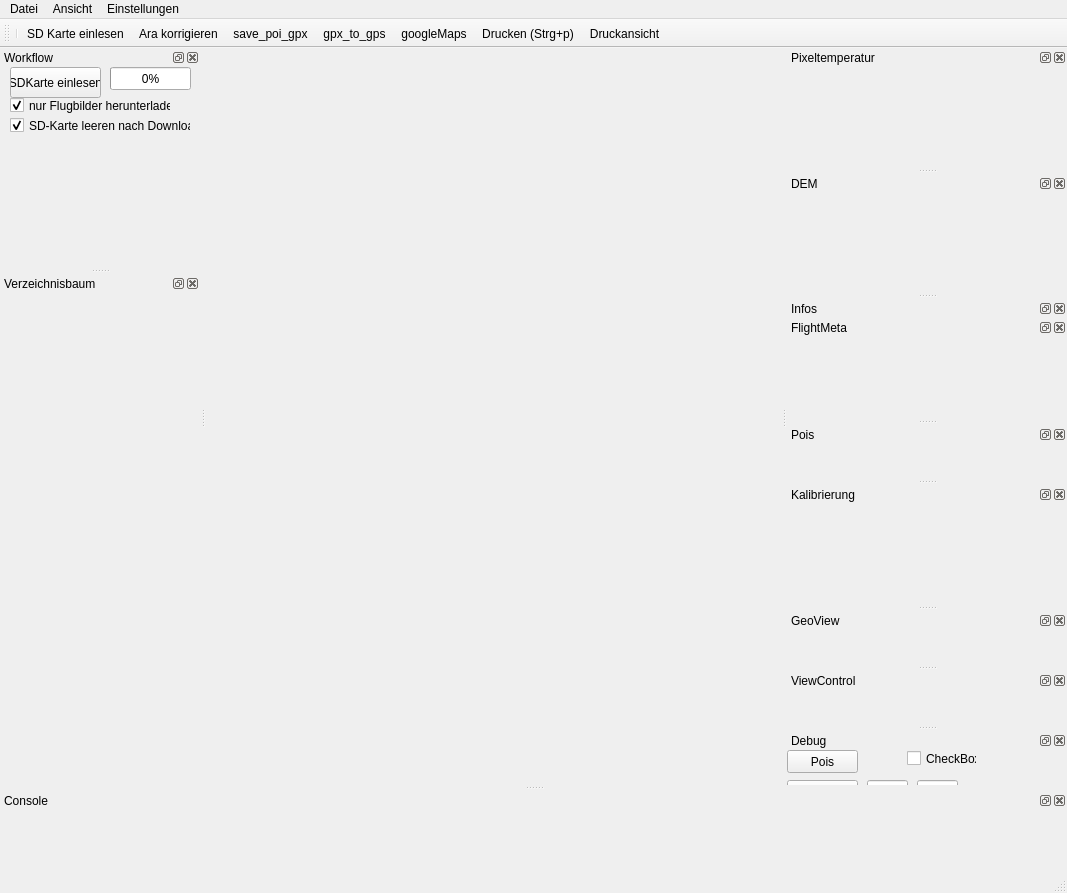
<?xml version="1.0" encoding="UTF-8"?>
<ui version="4.0">
 <class>MainWindow</class>
 <widget class="QMainWindow" name="MainWindow">
  <property name="geometry">
   <rect>
    <x>0</x>
    <y>0</y>
    <width>1067</width>
    <height>893</height>
   </rect>
  </property>
  <property name="minimumSize">
   <size>
    <width>640</width>
    <height>512</height>
   </size>
  </property>
  <property name="windowTitle">
   <string>MainWindow</string>
  </property>
  <property name="windowIcon">
   <iconset>
    <normaloff>../../../../.designer/backup/icons/poitagger.png</normaloff>../../../../.designer/backup/icons/poitagger.png</iconset>
  </property>
  <widget class="QWidget" name="centralwidget"/>
  <widget class="QMenuBar" name="menubar">
   <property name="geometry">
    <rect>
     <x>0</x>
     <y>0</y>
     <width>1067</width>
     <height>26</height>
    </rect>
   </property>
   <widget class="QMenu" name="menuFile">
    <property name="title">
     <string>Datei</string>
    </property>
    <addaction name="actionJpg_export"/>
    <addaction name="actionPng_export"/>
    <addaction name="actionConvert_folder_to_jpg"/>
    <addaction name="actionCreate_subimages"/>
    <addaction name="actionDrucken"/>
    <addaction name="actionDruckansicht"/>
   </widget>
   <widget class="QMenu" name="menuAnsicht">
    <property name="title">
     <string>Ansicht</string>
    </property>
   </widget>
   <widget class="QMenu" name="menuEinstellungen">
    <property name="title">
     <string>Einstellungen</string>
    </property>
    <addaction name="actionEinstellungen"/>
    <addaction name="actionSettingsfile"/>
   </widget>
   <addaction name="menuFile"/>
   <addaction name="menuAnsicht"/>
   <addaction name="menuEinstellungen"/>
  </widget>
  <widget class="QStatusBar" name="statusbar"/>
  <widget class="QDockWidget" name="PixeltempDockWidget">
   <property name="minimumSize">
    <size>
     <width>280</width>
     <height>42</height>
    </size>
   </property>
   <property name="windowTitle">
    <string>Pixeltemperatur</string>
   </property>
   <attribute name="dockWidgetArea">
    <number>2</number>
   </attribute>
   <widget class="QWidget" name="dockWidgetContents_9"/>
  </widget>
  <widget class="QDockWidget" name="DEMDockWidget">
   <property name="minimumSize">
    <size>
     <width>91</width>
     <height>42</height>
    </size>
   </property>
   <property name="floating">
    <bool>false</bool>
   </property>
   <property name="allowedAreas">
    <set>Qt::RightDockWidgetArea</set>
   </property>
   <property name="windowTitle">
    <string>DEM</string>
   </property>
   <attribute name="dockWidgetArea">
    <number>2</number>
   </attribute>
   <widget class="QWidget" name="dockWidgetContents_4"/>
  </widget>
  <widget class="QDockWidget" name="WorkflowDockWidget">
   <property name="minimumSize">
    <size>
     <width>140</width>
     <height>180</height>
    </size>
   </property>
   <property name="maximumSize">
    <size>
     <width>524287</width>
     <height>220</height>
    </size>
   </property>
   <property name="windowTitle">
    <string>Workflow</string>
   </property>
   <attribute name="dockWidgetArea">
    <number>1</number>
   </attribute>
   <widget class="QWidget" name="dockWidgetContents_10">
    <widget class="QPushButton" name="sdcard">
     <property name="geometry">
      <rect>
       <x>10</x>
       <y>0</y>
       <width>91</width>
       <height>31</height>
      </rect>
     </property>
     <property name="text">
      <string>SDKarte einlesen</string>
     </property>
    </widget>
    <widget class="QProgressBar" name="AraLoaderProgressBar">
     <property name="geometry">
      <rect>
       <x>110</x>
       <y>0</y>
       <width>81</width>
       <height>23</height>
      </rect>
     </property>
     <property name="value">
      <number>0</number>
     </property>
    </widget>
    <widget class="QWidget" name="verticalLayoutWidget_2">
     <property name="geometry">
      <rect>
       <x>0</x>
       <y>70</y>
       <width>251</width>
       <height>81</height>
      </rect>
     </property>
     <layout class="QVBoxLayout" name="buttonsVL"/>
    </widget>
    <widget class="QWidget" name="verticalLayoutWidget_3">
     <property name="geometry">
      <rect>
       <x>0</x>
       <y>140</y>
       <width>251</width>
       <height>51</height>
      </rect>
     </property>
     <layout class="QVBoxLayout" name="rootPathVL"/>
    </widget>
    <widget class="QCheckBox" name="SDCard_leeren">
     <property name="geometry">
      <rect>
       <x>10</x>
       <y>50</y>
       <width>181</width>
       <height>17</height>
      </rect>
     </property>
     <property name="text">
      <string>SD-Karte leeren nach Download</string>
     </property>
     <property name="checked">
      <bool>true</bool>
     </property>
    </widget>
    <widget class="QCheckBox" name="nurFlugBilder">
     <property name="geometry">
      <rect>
       <x>10</x>
       <y>30</y>
       <width>161</width>
       <height>17</height>
      </rect>
     </property>
     <property name="text">
      <string>nur Flugbilder herunterladen</string>
     </property>
     <property name="checked">
      <bool>true</bool>
     </property>
    </widget>
   </widget>
  </widget>
  <widget class="QDockWidget" name="VerzeichnisDockWidget">
   <property name="minimumSize">
    <size>
     <width>200</width>
     <height>100</height>
    </size>
   </property>
   <property name="baseSize">
    <size>
     <width>0</width>
     <height>400</height>
    </size>
   </property>
   <property name="windowTitle">
    <string>Verzeichnisbaum</string>
   </property>
   <attribute name="dockWidgetArea">
    <number>1</number>
   </attribute>
   <widget class="QWidget" name="dockWidgetContents_7"/>
  </widget>
  <widget class="QDockWidget" name="ConsoleDockWidget">
   <property name="minimumSize">
    <size>
     <width>91</width>
     <height>80</height>
    </size>
   </property>
   <property name="windowTitle">
    <string>Console</string>
   </property>
   <attribute name="dockWidgetArea">
    <number>8</number>
   </attribute>
   <widget class="QWidget" name="dockWidgetContents_8"/>
  </widget>
  <widget class="QDockWidget" name="InfoDockWidget">
   <property name="sizePolicy">
    <sizepolicy hsizetype="Preferred" vsizetype="Preferred">
     <horstretch>0</horstretch>
     <verstretch>1</verstretch>
    </sizepolicy>
   </property>
   <property name="minimumSize">
    <size>
     <width>100</width>
     <height>42</height>
    </size>
   </property>
   <property name="baseSize">
    <size>
     <width>260</width>
     <height>300</height>
    </size>
   </property>
   <property name="windowTitle">
    <string>Infos</string>
   </property>
   <attribute name="dockWidgetArea">
    <number>2</number>
   </attribute>
   <widget class="QWidget" name="dockWidgetContents_17">
    <widget class="QDockWidget" name="FMInfoDockWidget">
     <property name="geometry">
      <rect>
       <x>0</x>
       <y>0</y>
       <width>280</width>
       <height>84</height>
      </rect>
     </property>
     <property name="sizePolicy">
      <sizepolicy hsizetype="Preferred" vsizetype="Preferred">
       <horstretch>0</horstretch>
       <verstretch>1</verstretch>
      </sizepolicy>
     </property>
     <property name="minimumSize">
      <size>
       <width>100</width>
       <height>42</height>
      </size>
     </property>
     <property name="baseSize">
      <size>
       <width>260</width>
       <height>300</height>
      </size>
     </property>
     <property name="windowTitle">
      <string>FlightMeta</string>
     </property>
     <widget class="QWidget" name="dockWidgetContents_18"/>
    </widget>
   </widget>
  </widget>
  <widget class="QDockWidget" name="PoisDockWidget">
   <property name="windowTitle">
    <string>Pois</string>
   </property>
   <attribute name="dockWidgetArea">
    <number>2</number>
   </attribute>
   <widget class="QWidget" name="dockWidgetContents_11"/>
  </widget>
  <widget class="QDockWidget" name="CalibDockWidget">
   <property name="minimumSize">
    <size>
     <width>250</width>
     <height>42</height>
    </size>
   </property>
   <property name="windowTitle">
    <string>Kalibrierung</string>
   </property>
   <attribute name="dockWidgetArea">
    <number>2</number>
   </attribute>
   <widget class="QWidget" name="dockWidgetContents_12"/>
  </widget>
  <widget class="QToolBar" name="toolBar">
   <property name="windowTitle">
    <string>toolBar</string>
   </property>
   <attribute name="toolBarArea">
    <enum>TopToolBarArea</enum>
   </attribute>
   <attribute name="toolBarBreak">
    <bool>false</bool>
   </attribute>
   <addaction name="separator"/>
   <addaction name="actionSD_Karte_einlesen"/>
   <addaction name="actionAra_korrigieren"/>
   <addaction name="actionSave_poi_gpx"/>
   <addaction name="actionGpx_to_gps"/>
   <addaction name="actionGoogleMaps"/>
   <addaction name="actionDrucken"/>
   <addaction name="actionDruckansicht"/>
  </widget>
  <widget class="QDockWidget" name="GeoViewDockWidget">
   <property name="windowTitle">
    <string>GeoView</string>
   </property>
   <attribute name="dockWidgetArea">
    <number>2</number>
   </attribute>
   <widget class="QWidget" name="dockWidgetContents_3"/>
  </widget>
  <widget class="QDockWidget" name="ViewControlDockWidget">
   <property name="sizePolicy">
    <sizepolicy hsizetype="Preferred" vsizetype="Preferred">
     <horstretch>0</horstretch>
     <verstretch>3</verstretch>
    </sizepolicy>
   </property>
   <property name="windowTitle">
    <string>ViewControl</string>
   </property>
   <attribute name="dockWidgetArea">
    <number>2</number>
   </attribute>
   <widget class="QWidget" name="dockWidgetContents">
    <widget class="QWidget" name="verticalLayoutWidget">
     <property name="geometry">
      <rect>
       <x>0</x>
       <y>0</y>
       <width>181</width>
       <height>371</height>
      </rect>
     </property>
     <layout class="QVBoxLayout" name="leftVL"/>
    </widget>
    <widget class="QWidget" name="verticalLayoutWidget_4">
     <property name="geometry">
      <rect>
       <x>180</x>
       <y>0</y>
       <width>171</width>
       <height>341</height>
      </rect>
     </property>
     <layout class="QVBoxLayout" name="rightVL"/>
    </widget>
   </widget>
  </widget>
  <widget class="QDockWidget" name="DebugDockWidget">
   <property name="windowTitle">
    <string>Debug</string>
   </property>
   <attribute name="dockWidgetArea">
    <number>2</number>
   </attribute>
   <widget class="QWidget" name="dockWidgetContents_2">
    <widget class="QWidget" name="verticalLayoutWidget_5">
     <property name="geometry">
      <rect>
       <x>0</x>
       <y>70</y>
       <width>281</width>
       <height>131</height>
      </rect>
     </property>
     <layout class="QVBoxLayout" name="DebugVL"/>
    </widget>
    <widget class="QPushButton" name="pushButton">
     <property name="geometry">
      <rect>
       <x>0</x>
       <y>0</y>
       <width>71</width>
       <height>23</height>
      </rect>
     </property>
     <property name="text">
      <string>Pois</string>
     </property>
    </widget>
    <widget class="QCheckBox" name="checkBox">
     <property name="geometry">
      <rect>
       <x>120</x>
       <y>0</y>
       <width>70</width>
       <height>17</height>
      </rect>
     </property>
     <property name="text">
      <string>CheckBox</string>
     </property>
    </widget>
    <widget class="QWidget" name="verticalLayoutWidget_6">
     <property name="geometry">
      <rect>
       <x>190</x>
       <y>0</y>
       <width>101</width>
       <height>51</height>
      </rect>
     </property>
     <layout class="QVBoxLayout" name="verticalLayout"/>
    </widget>
    <widget class="QPushButton" name="pushButton_2">
     <property name="geometry">
      <rect>
       <x>0</x>
       <y>30</y>
       <width>71</width>
       <height>23</height>
      </rect>
     </property>
     <property name="text">
      <string>Session</string>
     </property>
    </widget>
    <widget class="QLineEdit" name="SessionID">
     <property name="geometry">
      <rect>
       <x>80</x>
       <y>30</y>
       <width>41</width>
       <height>20</height>
      </rect>
     </property>
     <property name="readOnly">
      <bool>true</bool>
     </property>
    </widget>
    <widget class="QLineEdit" name="FlightID">
     <property name="geometry">
      <rect>
       <x>130</x>
       <y>30</y>
       <width>41</width>
       <height>20</height>
      </rect>
     </property>
     <property name="readOnly">
      <bool>true</bool>
     </property>
    </widget>
   </widget>
  </widget>
  <action name="actionUAV_Pose">
   <property name="checkable">
    <bool>true</bool>
   </property>
   <property name="checked">
    <bool>true</bool>
   </property>
   <property name="icon">
    <iconset>
     <normaloff>icons/drone-512.png</normaloff>icons/drone-512.png</iconset>
   </property>
   <property name="text">
    <string>UAV-Pose</string>
   </property>
  </action>
  <action name="actionCamera">
   <property name="checkable">
    <bool>true</bool>
   </property>
   <property name="checked">
    <bool>true</bool>
   </property>
   <property name="text">
    <string>Camera</string>
   </property>
  </action>
  <action name="actionGPS_Start">
   <property name="checkable">
    <bool>true</bool>
   </property>
   <property name="checked">
    <bool>true</bool>
   </property>
   <property name="text">
    <string>GPS-Start</string>
   </property>
  </action>
  <action name="actionFirmware">
   <property name="checkable">
    <bool>true</bool>
   </property>
   <property name="checked">
    <bool>true</bool>
   </property>
   <property name="text">
    <string>Firmware</string>
   </property>
  </action>
  <action name="actionAsctec">
   <property name="checkable">
    <bool>true</bool>
   </property>
   <property name="checked">
    <bool>true</bool>
   </property>
   <property name="text">
    <string>Asctec</string>
   </property>
  </action>
  <action name="actionSD_Karte_einlesen">
   <property name="icon">
    <iconset>
     <normaloff>icons/micro_sd-512.png</normaloff>icons/micro_sd-512.png</iconset>
   </property>
   <property name="text">
    <string>SD Karte einlesen</string>
   </property>
  </action>
  <action name="actionJpg_export">
   <property name="text">
    <string>jpg export</string>
   </property>
  </action>
  <action name="actionAra_korrigieren">
   <property name="icon">
    <iconset>
     <normaloff>icons/edit-text-file.png</normaloff>icons/edit-text-file.png</iconset>
   </property>
   <property name="text">
    <string>Ara korrigieren</string>
   </property>
  </action>
  <action name="actionSave_poi_gpx">
   <property name="icon">
    <iconset>
     <normaloff>icons/poitagger.png</normaloff>icons/poitagger.png</iconset>
   </property>
   <property name="text">
    <string>save_poi_gpx</string>
   </property>
  </action>
  <action name="actionGoogleMaps">
   <property name="icon">
    <iconset>
     <normaloff>icons/world_marker.jpg</normaloff>icons/world_marker.jpg</iconset>
   </property>
   <property name="text">
    <string>googleMaps</string>
   </property>
  </action>
  <action name="actionPng_export">
   <property name="text">
    <string>png export</string>
   </property>
  </action>
  <action name="actionGpx_to_gps">
   <property name="icon">
    <iconset>
     <normaloff>icons/handheld-gps-device.jpg</normaloff>icons/handheld-gps-device.jpg</iconset>
   </property>
   <property name="text">
    <string>gpx_to_gps</string>
   </property>
  </action>
  <action name="actionEinstellungen">
   <property name="text">
    <string>allgemein</string>
   </property>
  </action>
  <action name="actionSettingsfile">
   <property name="text">
    <string>Settingsfile</string>
   </property>
  </action>
  <action name="actionConvert_folder_to_jpg">
   <property name="text">
    <string>convert folder to jpg</string>
   </property>
  </action>
  <action name="actionCreate_subimages">
   <property name="text">
    <string>create subimages</string>
   </property>
  </action>
  <action name="actionDrucken">
   <property name="icon">
    <iconset>
     <normaloff>icons/Printer-icon.png</normaloff>icons/Printer-icon.png</iconset>
   </property>
   <property name="text">
    <string>Drucken (Strg+p)</string>
   </property>
   <property name="toolTip">
    <string>Drucken (Strg+p)</string>
   </property>
   <property name="shortcut">
    <string>Ctrl+P</string>
   </property>
  </action>
  <action name="actionDruckansicht">
   <property name="icon">
    <iconset>
     <normaloff>icons/Preview-icon.png</normaloff>icons/Preview-icon.png</iconset>
   </property>
   <property name="text">
    <string>Druckansicht</string>
   </property>
  </action>
  <zorder>DEMDockWidget</zorder>
  <zorder>CalibDockWidget</zorder>
  <zorder>InfoDockWidget</zorder>
  <zorder>PixeltempDockWidget</zorder>
  <zorder>GeoViewDockWidget</zorder>
  <zorder>ViewControlDockWidget</zorder>
  <zorder>DebugDockWidget</zorder>
 </widget>
 <resources/>
 <connections/>
</ui>
